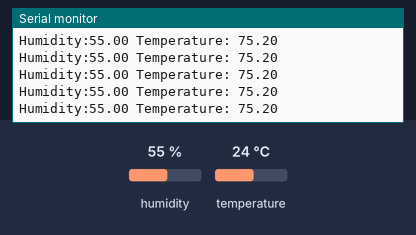
Simulated run of this sketch. Board: Arduino Uno, built with avr-gcc and run on an emulated ATmega328P. Parts: the last lines printed to the serial monitor. The test bench sets the inputs (shaded band); at power-on: temperature 24 °C, humidity 55 %.

Above: at 1.7 s.
1.8 s: temperature set to 41 °C
At 2.67 s:
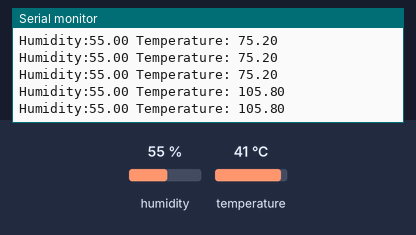
7.8 s: humidity set to 22 %
At 8.69 s:
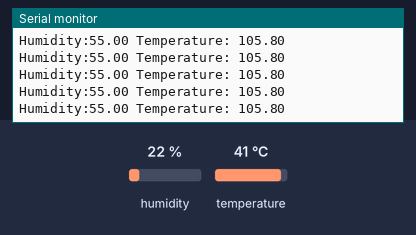
10.5 s: humidity set to 40 %
At 10.74 s:
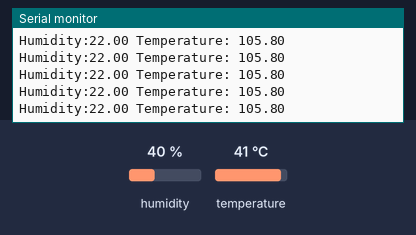
Timing chart, 0 to 13.5 s (numbered marks = the images above; inputs shaded):
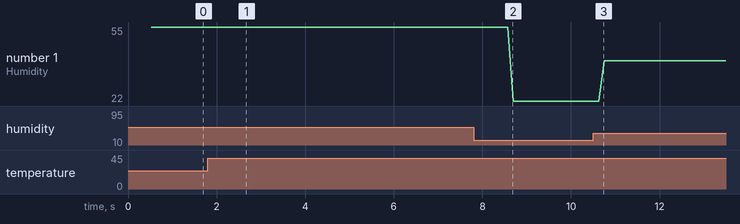

Measured:
- after the input at 1.8 s, the serial monitor: prints a new line after 0.77 s (image 1)
- plotted number 1: 55 → 22 after the input at 7.8 s, 22 → 40 after the input at 10.5 s

The sketch:

temperatureEmail.ino
```cpp
#include <DHT.h>
#define Type DHT11
int sensePin = 2;
DHT HT(sensePin, Type);
float humidity;
float tempC;
float tempF;
int setTime = 500;

int scanTime = 5000;

void setup()
{
  Serial.begin(9600);
  HT.begin();
  delay(setTime);
}

void loop()
{
  humidity = HT.readHumidity();
  tempC = HT.readTemperature();
  tempF = HT.readTemperature(true);

  Serial.print ("Humidity:");
  Serial.print (humidity);
  Serial.print (" Temperature: ");
  Serial.println (tempF);

  delay(100);
}
```
